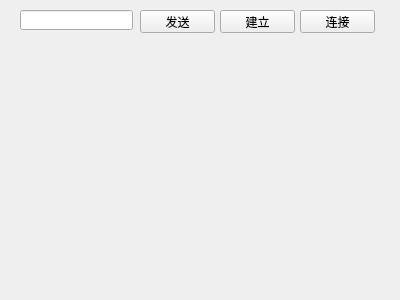
<?xml version="1.0" encoding="UTF-8"?>
<ui version="4.0">
 <class>Widget</class>
 <widget class="QWidget" name="Widget">
  <property name="geometry">
   <rect>
    <x>0</x>
    <y>0</y>
    <width>400</width>
    <height>300</height>
   </rect>
  </property>
  <property name="windowTitle">
   <string>Widget</string>
  </property>
  <widget class="QLineEdit" name="lineEdit">
   <property name="geometry">
    <rect>
     <x>20</x>
     <y>10</y>
     <width>113</width>
     <height>20</height>
    </rect>
   </property>
  </widget>
  <widget class="QPushButton" name="sendBtn">
   <property name="geometry">
    <rect>
     <x>140</x>
     <y>10</y>
     <width>75</width>
     <height>23</height>
    </rect>
   </property>
   <property name="text">
    <string>发送</string>
   </property>
  </widget>
  <widget class="QPushButton" name="createBtn">
   <property name="geometry">
    <rect>
     <x>220</x>
     <y>10</y>
     <width>75</width>
     <height>23</height>
    </rect>
   </property>
   <property name="text">
    <string>建立</string>
   </property>
  </widget>
  <widget class="QLabel" name="label">
   <property name="geometry">
    <rect>
     <x>20</x>
     <y>40</y>
     <width>371</width>
     <height>251</height>
    </rect>
   </property>
   <property name="text">
    <string/>
   </property>
  </widget>
  <widget class="QPushButton" name="joinBtn">
   <property name="geometry">
    <rect>
     <x>300</x>
     <y>10</y>
     <width>75</width>
     <height>23</height>
    </rect>
   </property>
   <property name="text">
    <string>连接</string>
   </property>
  </widget>
 </widget>
 <layoutdefault spacing="6" margin="11"/>
 <resources/>
 <connections/>
</ui>
